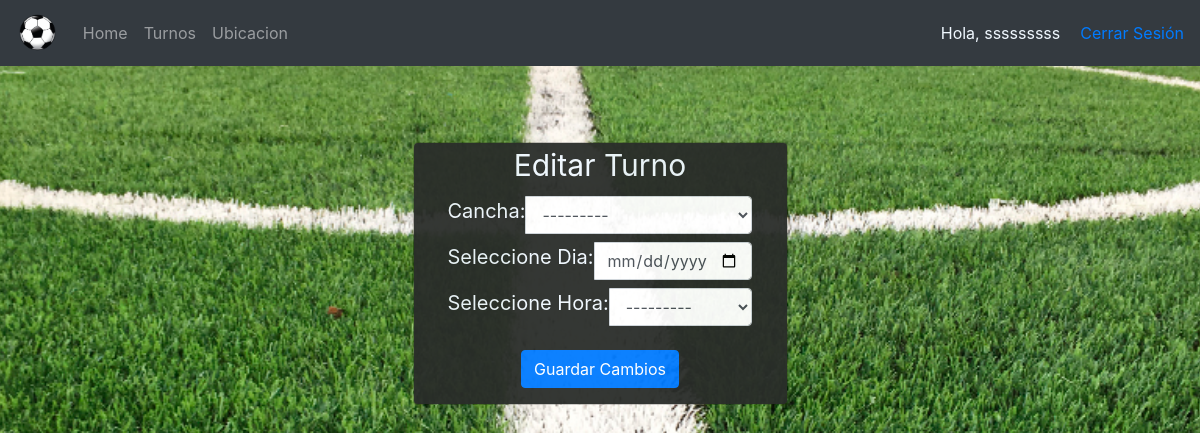
The app's page /Actualizar_turno/1/ (signed in) with its own data.
### users/models.py (models this page shows, shortened)
class Usuario(AbstractBaseUser, PermissionsMixin):
    username = models.CharField("Usuario", unique=True, max_length=50)
    first_name = models.CharField("Nombres", max_length=200)
    surname = models.CharField("Apellidos", max_length=200)
    dni = models.CharField("Dni", unique=True, max_length=8)
    email = models.EmailField(_('email address'), unique=True)
    is_staff = models.BooleanField(default=False)
    is_active = models.BooleanField(default=True)
    date_joined = models.DateTimeField(default=timezone.now)
    USERNAME_FIELD = 'username'
    REQUIRED_FIELDS = ['email' ,'dni', 'first_name' , 'surname']
    objects = CustomUserManager()

### turnos/models.py (models this page shows, shortened)
class Turno(models.Model):
    dia = models.DateField()
    hora = models.CharField(blank=False, null=False, max_length=20, choices=HORARIOS)
    persona = models.ForeignKey(Usuario, on_delete=models.CASCADE)
    cancha = models.ForeignKey(Cancha, blank=False, null=False, on_delete=models.CASCADE)
    class Meta:
        ordering = ['dia']

### turnos/views.py (the view, shortened to what this page needs)
# urls.py: path('Actualizar_turno/<int:turno_id>/', FormularioTurnosView.actualizar_turno, name="actualizar_turno"),
    @login_required
    def actualizar_turno(request, turno_id):
        turno = Turno.objects.get(pk=turno_id)
        form = ReservaForm(request.POST, instance=turno)
        return render(request, 'accounts/registrados/editar_turno.html', {"form":form,"turno":turno})

### turnos/forms.py
class ReservaForm(ModelForm):
    class Meta:
        model = Turno
        fields = ('cancha', 'dia', 'hora')
        labels = {
            'cancha': 'Nro. Cancha',
            'dia': 'Fecha',
            'hora': 'Horario',
        }
        widgets = {
            'cancha': forms.Select(attrs={'class': 'form-control'}),
            'dia':DateInput(attrs={'class': 'form-control'}),
            'hora':forms.Select(attrs={'class': 'form-control'}),
            }

### turnos/models.py (called while the page is built)
    def __str__(self):
        return f'{self.num_cancha}'

### templates/accounts/registrados/editar_turno.html (shortened to what this page needs)
{% extends 'accounts/header.html' %}
{% load static %}
        {% block content %}
        <link rel="stylesheet" type="text/css" href="{% static '/css/fomulario.css' %}">
    </head>
    <body>
        <div class="modal-dialog text-center">
            <div class="col-sm-9 main-section">
                <div class="modal-content">
                    <label style="font-size: 30px; color: aliceblue;">Editar Turno</label>
                    <form method="POST" action="{% url 'actualizar_turno' turno.id %}" class="col-12">
                        <div class="input-group mb-2">
							<div class="input-group-append">
								<label style="font-size: 20px; color: aliceblue;">Cancha:</label>
							</div>
							{{form.cancha}}
						</div>
                        <div class="input-group mb-2">
							<div class="input-group-append">
								<label style="font-size: 20px; color: aliceblue;">Seleccione Dia:</label>
							</div>
							{{form.dia}}
						</div>
                        <div class="input-group mb-2">
							<div class="input-group-append">
								<label style="font-size: 20px;color: aliceblue;">Seleccione Hora:</label>
							</div>
							{{form.hora}}
						</div>
                        <div class="d-flex justify-content-center mt-3 login_container">
                            <input type="submit" value="Guardar Cambios" class="btn btn-primary">
                        </div>
                    </form>
                </div>
            </div>
        </div>
    </body>
    {% endblock %}

### templates/accounts/header.html (shortened to what this page needs)
{% load static %}
<html>
<head>
    <link rel="stylesheet" href="https://stackpath.bootstrapcdn.com/bootstrap/4.4.1/css/bootstrap.min.css">
</head>
<body style="width: 100%;">
        <nav class="navbar navbar-expand-lg navbar-dark bg-dark">
            <a class="navbar-brand">
                <img src="{% static '/css/img/logo_pag.png' %}" height="40px">
            </a>
            <div class="collapse navbar-collapse" id="navbarText">
                <ul class="navbar-nav mr-auto">
                    {% if user.is_authenticated %}
                    <li class="navbar-item"><a href="http://127.0.0.1:8000/Home_user" class="nav-link">Home</a></li>
                    <li class="navbar-item"><a href="http://127.0.0.1:8000/Home_user/#botones-turnos" class="nav-link">Turnos</a></li>
                    <li class="navbar-item"><a href="http://127.0.0.1:8000/Home_user/#ubicacion" class="nav-link">Ubicacion</a></li>
                    {% endif %}
                </ul>
                <ul class="navbar-nav ml-auto">
                    {% if user.is_authenticated %}
                    <span style="margin-right: 20px; color: aliceblue;">Hola, <a style="color: aliceblue;" href="http://127.0.0.1:8000/Perfil/"> {{ user.first_name }}</a></span>
                    <span><a href=" {% url 'Logout' %}">Cerrar Sesión</a></span>
                    {% else %}
                    <li class="nav-item"><a class="nav-link" href="http://127.0.0.1:8000/Login">Iniciar Sesión</a></li>
                    <li class="nav-item"><a class="nav-link" href="http://127.0.0.1:8000/register">Registrarse</a></li>
                    {% endif %}
                </ul>
            </div>
        </nav>
    {% block content %} {% endblock %}
</body>
</html>

### static/css/fomulario.css (style rules this page uses)
body { background: url(./img/fondo.jpg) no-repeat center center fixed; background-size: cover; }
.main-section { margin: 0 auto; margin-top: 1%; padding: 0; }
.modal-content { background-color: #2A2D2A; opacity: .95; padding: 0 20px; }
.modal-dialog { max-width: 500px; margin: 4.75rem auto !important; }

### records on screen
Usuario: first_name "sssssssss"
Turno: cancha "---------", hora "---------"
